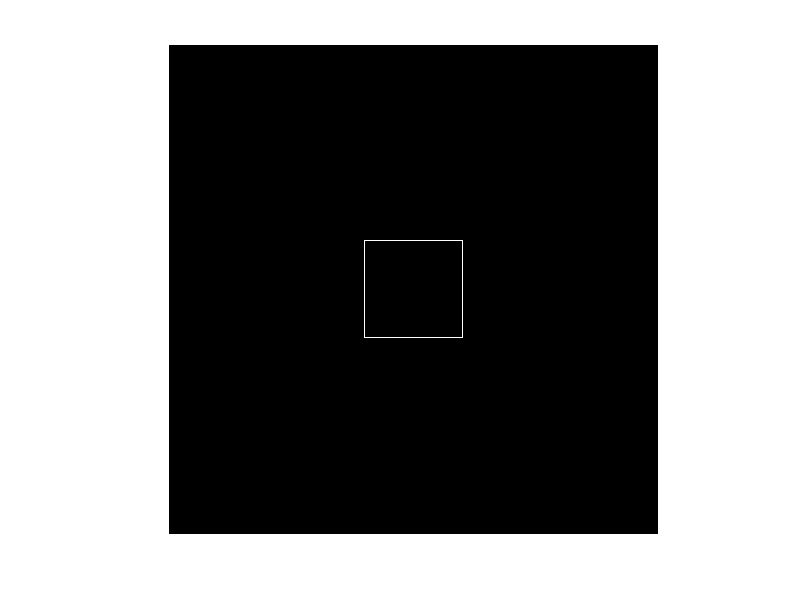

The MATLAB source for this figure: (Note: this script raises an error after producing the figure.)
clc;
close all;
clear all;
r = 50;
t = 2 % threshhold
p = [250 250];
image = zeros(500,500);
image1 = zeros(500,500);
image2 = zeros(500,500);
image3 = zeros(500,500);
%square
for i=1 : 500
    for j=1 : 500
        if max(abs(p(1,1)-i) , abs(p(1,2)-j)) == r 
            image(i, j) = 255;
        end
    end
end
%rectangle
for i=1 : 500
    for j=1 : 500
        if max(abs(p(1,1)-i) , 0.5*abs(p(1,2)-j)) == r 
            image1(i, j) = 255;
        end
    end
end
%Rhombus
for i=1 : 500
    for j=1 : 500
        if r-t <= abs(p(1,1)-i)+ 1.68*abs(p(1,2)-j) && abs(p(1,1)-i)+ 1.68*abs(p(1,2)-j) <= r+t 
            image2(i, j) = 255;
        end
    end
end

x0=p(1,1);
y0=p(1,2);
t0=1/sqrt(3);
%Triangle
for x=1 : 500
    for y=1 : 500
          pri= [abs(x+(y-y0)/t0-x0) abs(x-(y-y0)/t0-x0) abs(x-x0+r)] ;         
        if r-t <= max(pri) && max(pri)<= r 
            image3(x, y) = 255;
        end
    end
end

figure,
imshow(image);
imsave
figure,
imshow(image1);
imsave
figure,
imshow(image2);
imsave
figure,
imshow(image3);
imsave
